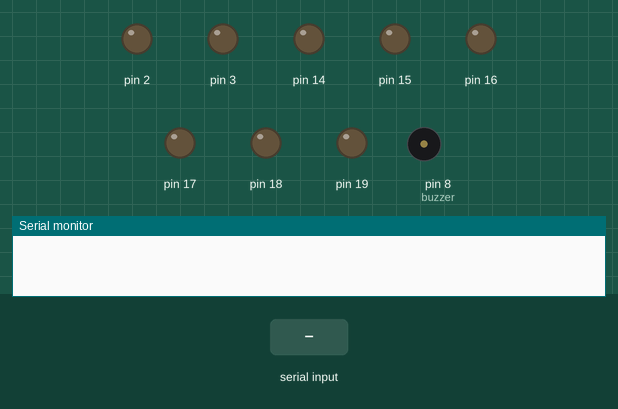
This sketch was run on a simulated Arduino Uno, built with avr-gcc and run on an emulated ATmega328P. On the bench: output pins drawn as LEDs (lit = HIGH), buzzer (waves = sounding, pin HIGH), the last lines printed to the serial monitor. The test bench sets the inputs (shaded band). Random numbers use the default seed unless the sketch sets one.

Above: at 2.2 s.
2.3 s: "G" received over Serial
At 3.1 s:
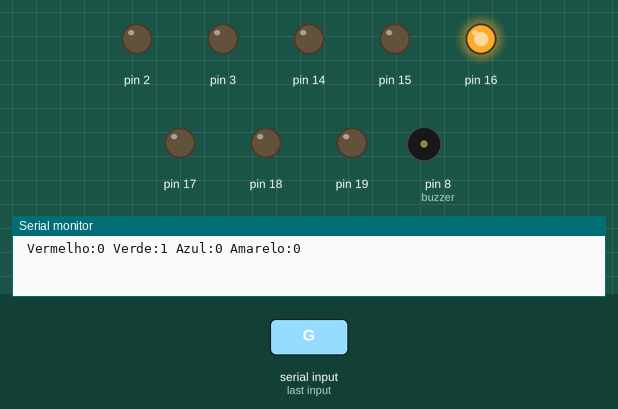
3.8 s: "H" received over Serial
At 4.2 s:
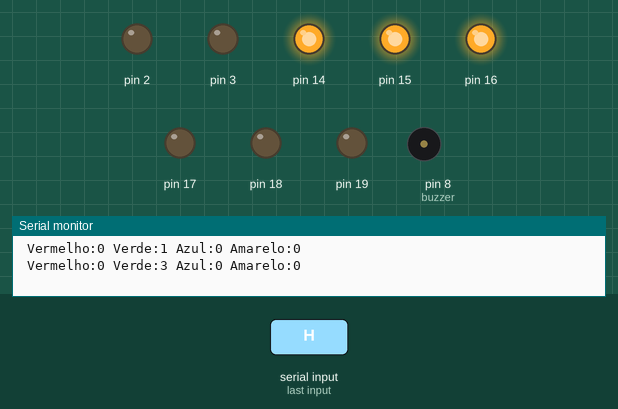
5.3 s: "g" received over Serial
At 6.5 s:
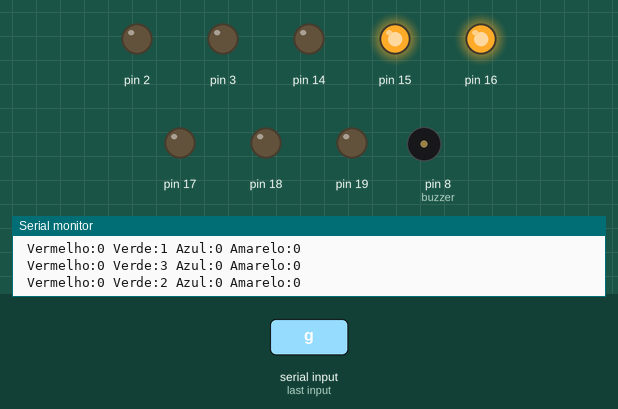
6.8 s: "H" received over Serial
At 7.7 s:
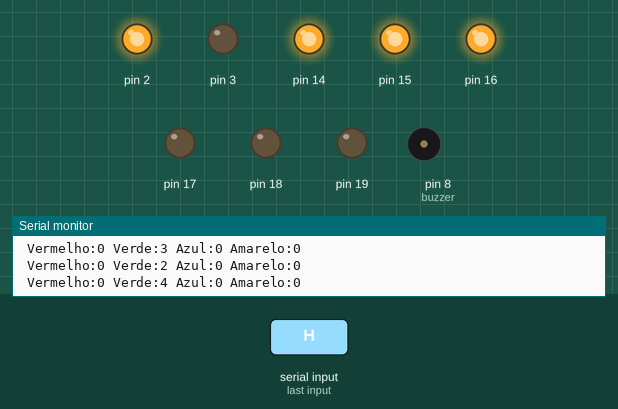
8.3 s: "G" received over Serial
At 8.8 s:
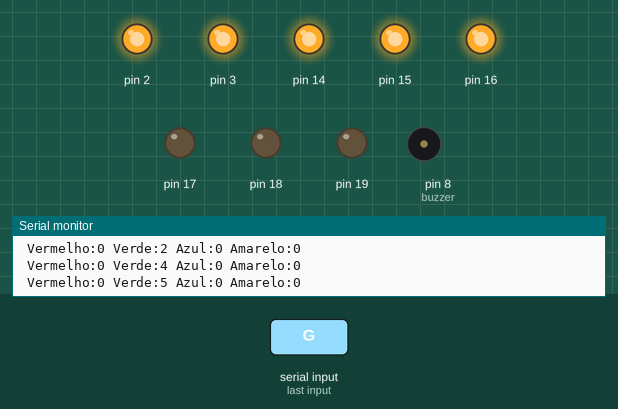
Timing chart, 0 to 10.8 s (numbered marks = the images above; inputs shaded):
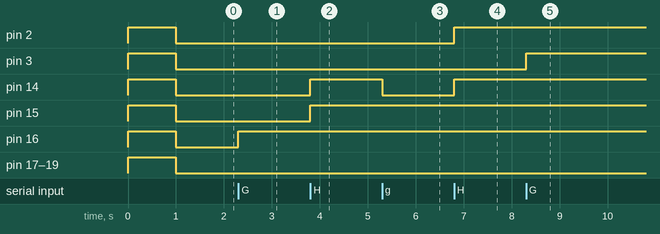

The sketch:

neuron.ino
```cpp
// ============================================================
// PLACAR NEURON — Arduino + BUZZER TEMPORIZADO
// 5 LEDs por time, controlados via Serial pelo Python
// ============================================================

// ====== PINOS ====== //
int led1Vermelho = 40, led2Vermelho = 41, led3Vermelho = 42, led4Vermelho = 43, led5Vermelho = 44;
int led1Azul     = 23, led2Azul     = 22, led3Azul     = 19, led4Azul     = 18, led5Azul     = 17;
int led1Amarelo  = 37, led2Amarelo  = 36, led3Amarelo  = 35, led4Amarelo  = 34, led5Amarelo  = 33;
int led1Verde    = 16, led2Verde    = 15, led3Verde    = 14, led4Verde    =  2, led5Verde    =  3;

int buzzer = 8;

// ====== CONTADORES (0 a 5) ====== //
int contVermelho = 0;
int contAzul     = 0;
int contAmarelo  = 0;
int contVerde    = 0;

// ====== ARRAYS ====== //
int ledsVermelho[5];
int ledsAzul[5];
int ledsAmarelo[5];
int ledsVerde[5];

// ====== VARIÁVEIS DO BUZZER ====== //
int padrao_sonoro;
unsigned long tempoAnteriorBuzzer = 0;
const unsigned long intervaloBuzzer = 300000; // 5 minutos em milissegundos (300000 ms)

// ============================================================
void setup() {
  Serial.begin(9600);

  // Configuração dos Arrays de LEDs
  ledsVermelho[0] = led1Vermelho; ledsVermelho[1] = led2Vermelho;
  ledsVermelho[2] = led3Vermelho; ledsVermelho[3] = led4Vermelho; ledsVermelho[4] = led5Vermelho;

  ledsAzul[0] = led1Azul; ledsAzul[1] = led2Azul;
  ledsAzul[2] = led3Azul; ledsAzul[3] = led4Azul; ledsAzul[4] = led5Azul;

  ledsAmarelo[0] = led1Amarelo; ledsAmarelo[1] = led2Amarelo;
  ledsAmarelo[2] = led3Amarelo; ledsAmarelo[3] = led4Amarelo; ledsAmarelo[4] = led5Amarelo;

  ledsVerde[0] = led1Verde; ledsVerde[1] = led2Verde;
  ledsVerde[2] = led3Verde; ledsVerde[3] = led4Verde; ledsVerde[4] = led5Verde;

  // Configuração dos Pinos como Saída
  for (int i = 0; i < 5; i++) {
    pinMode(ledsVermelho[i], OUTPUT);
    pinMode(ledsAzul[i],     OUTPUT);
    pinMode(ledsAmarelo[i],  OUTPUT);
    pinMode(ledsVerde[i],    OUTPUT);
  }

  pinMode(buzzer, OUTPUT);

  // Cria uma aleatoriedade real lendo um pino analógico vazio
  randomSeed(analogRead(0));

  // Executa o teste de inicialização dos LEDs
  testarTodos();

  // Inicializa o cronômetro do buzzer após o setup
  tempoAnteriorBuzzer = millis();
}

// ============================================================
void loop() {
  // 1. VERIFICAÇÃO DO PLACAR (SERIAL)
  if (Serial.available() > 0) {
    char cmd = Serial.read();

    processarComando(cmd);
  }

  // 2. VERIFICAÇÃO DO BUZZER (TEMPO)
  // Verifica se já se passaram 5 minutos (300.000 ms) sem travar o loop
  if (millis() - tempoAnteriorBuzzer >= intervaloBuzzer) {
    tocarBuzzerAleatorio();
    tempoAnteriorBuzzer = millis(); // Reinicia o cronômetro para os próximos 5 minutos
  }
}

// ============================================================
// Lógica de sorteio e execução dos padrões do buzzer
// ============================================================
void tocarBuzzerAleatorio() {
  padrao_sonoro = random(1, 3); // Sorteia 1 ou 2

  if (padrao_sonoro == 1) {
    // PADRÃO 1: Intervalado
    for (int i = 0; i < 5; i++) {
      digitalWrite(buzzer, HIGH);
      delay(200);
      digitalWrite(buzzer, LOW);
      delay(1800);
    }
  }
  else {
    // PADRÃO 2: Contínuo (Rápido)
    for (int i = 0; i < 75; i++) {
      digitalWrite(buzzer, HIGH);
      delay(100);
      digitalWrite(buzzer, LOW);
      delay(100);
    }
  }
}

// ============================================================
void processarComando(char cmd) {
  switch (cmd) {
    // +1 ponto
    case 'R': alterarPontos(contVermelho, ledsVermelho,  1); break;
    case 'G': alterarPontos(contVerde,    ledsVerde,     1); break;
    case 'B': alterarPontos(contAzul,     ledsAzul,      1); break;
    case 'Y': alterarPontos(contAmarelo,  ledsAmarelo,   1); break;

    // +2 pontos
    case 'Q': alterarPontos(contVermelho, ledsVermelho,  2); break;
    case 'H': alterarPontos(contVerde,    ledsVerde,     2); break;
    case 'C': alterarPontos(contAzul,     ledsAzul,      2); break;
    case 'Z': alterarPontos(contAmarelo,  ledsAmarelo,   2); break;

    // -1 ponto
    case 'r': alterarPontos(contVermelho, ledsVermelho, -1); break;
    case 'g': alterarPontos(contVerde,    ledsVerde,    -1); break;
    case 'b': alterarPontos(contAzul,     ledsAzul,     -1); break;
    case 'y': alterarPontos(contAmarelo,  ledsAmarelo,  -1); break;

    // Zerar time
    case 'w': zerarTime(contVermelho, ledsVermelho); break;
    case 'h': zerarTime(contVerde,    ledsVerde);    break;
    case 'c': zerarTime(contAzul,     ledsAzul);     break;
    case 'z': zerarTime(contAmarelo,  ledsAmarelo);  break;

    // Zerar tudo
    case 'X':
      zerarTime(contVermelho, ledsVermelho);
      zerarTime(contVerde,    ledsVerde);
      zerarTime(contAzul,     ledsAzul);
      zerarTime(contAmarelo,  ledsAmarelo);
      break;
  }
}

// ============================================================
void alterarPontos(int &cont, int leds[], int delta) {
  cont += delta;
  if (cont < 0) cont = 0;
  if (cont > 5) cont = 5;
  atualizarLEDs(leds, cont);
  imprimirPlacar();
}

void zerarTime(int &cont, int leds[]) {
  cont = 0;
  atualizarLEDs(leds, 0);
  imprimirPlacar();
}

// ============================================================
void atualizarLEDs(int leds[], int quantidade) {
  for (int i = 0; i < 5; i++) {
    if (i < quantidade) {
      digitalWrite(leds[i], HIGH);
    } else {
      digitalWrite(leds[i], LOW);
    }
  }
}

// ============================================================
void imprimirPlacar() {
  Serial.print(" Vermelho:");
  Serial.print(contVermelho);
  Serial.print(" Verde:");
  Serial.print(contVerde);
  Serial.print(" Azul:");
  Serial.print(contAzul);
  Serial.print(" Amarelo:");
  Serial.println(contAmarelo);
}

// ============================================================
void testarTodos() {
  for (int i = 0; i < 5; i++) {
    digitalWrite(ledsVermelho[i], HIGH);
    digitalWrite(ledsAzul[i],     HIGH);
    digitalWrite(ledsAmarelo[i],  HIGH);
    digitalWrite(ledsVerde[i],    HIGH);
  }
  delay(1000);
  for (int i = 0; i < 5; i++) {
    digitalWrite(ledsVermelho[i], LOW);
    digitalWrite(ledsAzul[i],     LOW);
    digitalWrite(ledsAmarelo[i],  LOW);
    digitalWrite(ledsVerde[i],    LOW);
  }
}
// ============================================================
void sortearHost() {

}
```

Measured:
- after the input at 2.3 s, pin 16: LOW → HIGH at once
- after the input at 3.8 s, pin 14, pin 15: LOW → HIGH at once
- after the input at 5.3 s, pin 14: HIGH → LOW at once
- after the input at 6.8 s, pin 2, pin 14: LOW → HIGH at once
- after the input at 8.3 s, pin 3: LOW → HIGH at once
